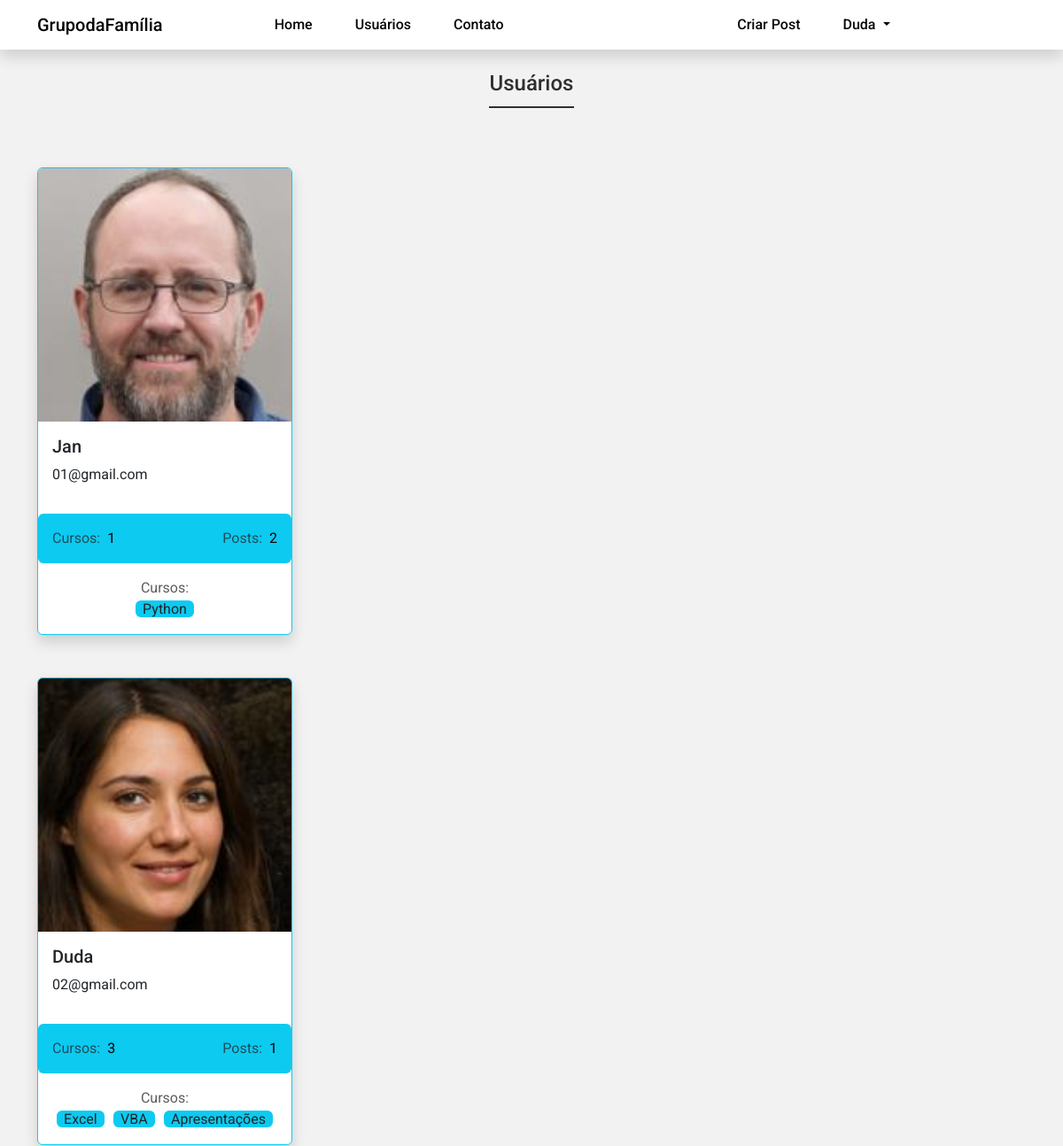
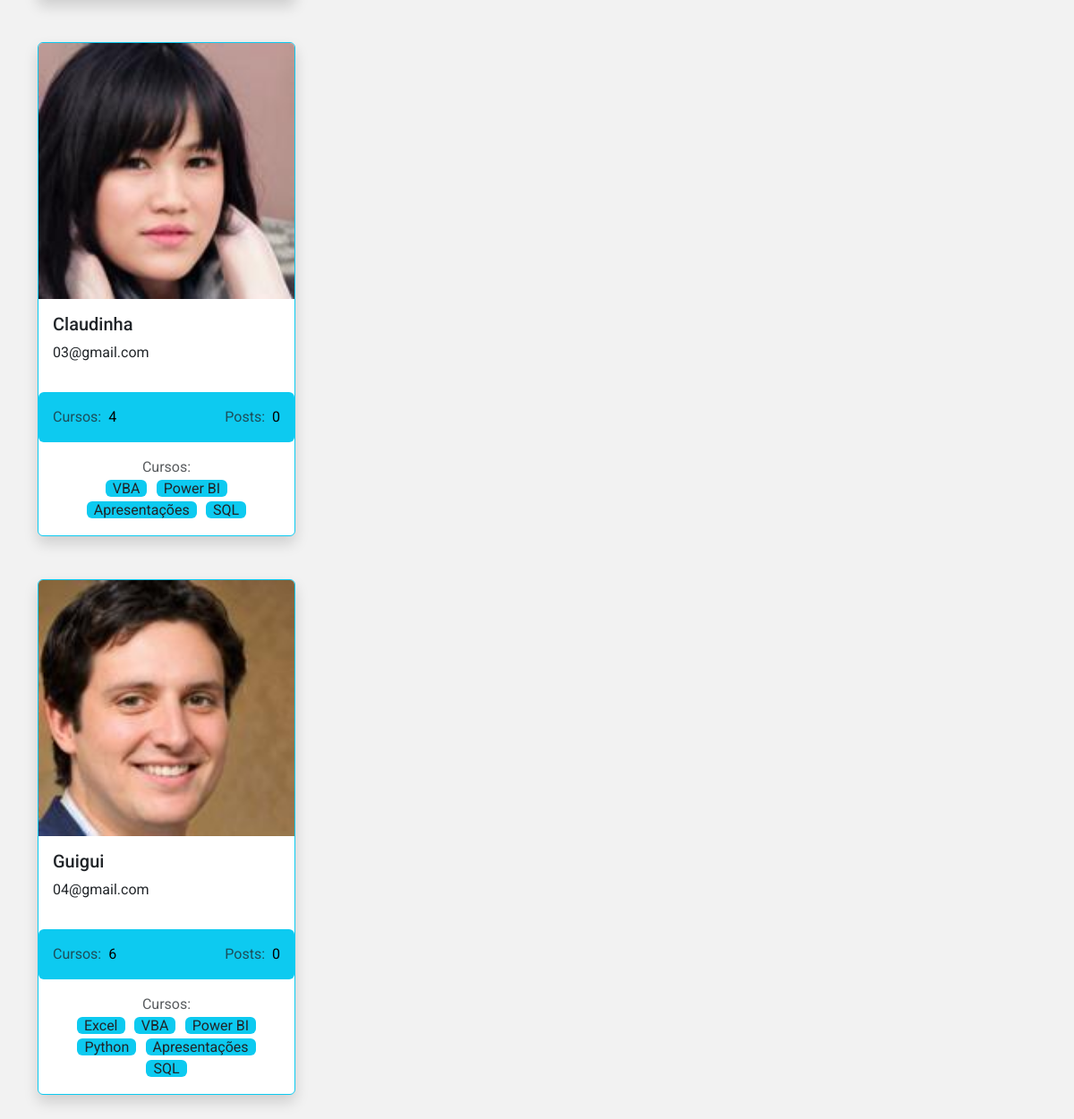
The app's page /usuarios (signed in) with its own data (2 pictures, top to bottom).
### dafamilia/models.py (models this page shows)
class Usuario(database.Model, UserMixin):
    id = database.Column(database.Integer, primary_key=True)
    username = database.Column(database.String, nullable=False)
    email = database.Column(database.String, nullable=False, unique=True)
    senha = database.Column(database.String, nullable=False)
    foto_perfil = database.Column(database.String, default='default.jpg')
    posts = database.relationship('Post', backref='autor', lazy=True)
    cursos = database.Column(database.String, nullable=False, default='Não Informado')
    def contar_posts(self):
        return len(self.posts)

### dafamilia/routes.py (the view)
@app.route('/usuarios')
@login_required
def usuarios():
    lista_usuarios = Usuario.query.all()
    return render_template('usuarios.html', lista_usuarios=lista_usuarios)

### dafamilia/models.py (called while the page is built)
@login_manager.user_loader
def load_usuario(id_usuario):
    return Usuario.query.get(int(id_usuario))

### dafamilia/templates/usuarios.html (shortened to what this page needs)
{% extends 'base.html' %}
{% block body %}
    <div class="container">
        <h1 class="page-h1">Usuários</h1>
        <div class="row" id="usuarios">
            {% for usuario in lista_usuarios %}
                <div class="col-12 col-md-3 mb-3">
                    <div class="card border border-info shadow mt-5" style="width: 18rem;">
                        <img src="{{ url_for('static', filename='fotos_perfil/{}'.format(usuario.foto_perfil)) }}" class="card-img-top" alt="Foto do Usuário {{usuario.username}}">
                        <div class="card-body">
                            <h5 class="card-title">{{usuario.username}}</h5>
                            <address class="text-start">{{usuario.email}}</address>
                        </div>
                        <div class="card-stats bg-info p-3 rounded">
                        <div class="row g-0">
                            <div class="col-6 text-start">
                                <span class="text-muted ">Cursos:</span>
                                {% if 'Não Informado' in usuario.cursos or current_user.cursos == '' %}
                                    <span class="text-black ms-1">0</span>
                                {% else %}
                                    <span class="text-black ms-1">{{ usuario.cursos.count(';') + 1 }}</span>
                                {% endif %}
                            </div>
                            <div class="col-6 text-end">
                                <span class="text-muted ">Posts:</span>
                                <span class="text-black ms-1 ">{{ usuario.contar_posts() }}</span>
                            </div>
                        </div>
                        </div>
                        <div class="card-body card-courses text-center">
                        <span class="text-muted">Cursos:</span>
                        <div class="cursos">
                            {% for curso in usuario.cursos.split(';') %}
                            <span class="bg-info mt-2 px-2 text-gray text-light-dark rounded">{{ curso }}</span>
                            {% endfor %}
                        </div>
                    </div>
                </div>
            {% endfor %}
        </div>
    </div>
{% endblock %}

### dafamilia/templates/navbar.html (shortened to what this page needs)
   <nav class="navbar navbar-expand-lg fixed-top bg-primary-color shadow" id="navbar">
        <div class="container">
			<a class="navbar-brand primary-color" href="{{ url_for('home') }}">GrupodaFamília</a>
            <div class="collapse navbar-collapse" id="navbar-items">
                <ul class="navbar-nav me-auto mb-2 mb-lg-0">
                    <li class="nav-item">
						<a class="nav-link primary-color" href="{{ url_for('home') }}">Home</a>
					</li>
                    <li class="nav-item">
						<a class="nav-link primary-color" href="{{ url_for('usuarios') }}">Usuários</a>
					</li>
                    <li class="nav-item">
						<a class="nav-link primary-color" href="{{ url_for('contato') }}">Contato</a>
					</li>
				</ul>
				<ul class="navbar-nav d-flex">
					{% if current_user.is_authenticated %}
						<li class="nav-item">
							<a class="nav-link primary-color login" href="{{ url_for('criar_post') }}">Criar Post</a>
						</li>
						<li class="nav-item dropdown">
							<a class="nav-link  primary-color dropdown-toggle" href="#" id="navbarDropdownMenuLink" role="button" data-bs-toggle="dropdown" aria-expanded="false">
								{{ current_user.username}}
							</a>
						</li>
					{% endif %}
				</ul>
            </div>
        </div>
    </nav>

### dafamilia/static/main.css (style rules this page uses)
* { font-family: 'Roboto', sans-serif; }
body { background-color: #f2f2f2; }
.bg-primary-color { background-color: #fff; }
.primary-color { color: #050505; }
.page-h1 { display: flex; justify-content: center; margin: 5rem 0 2rem; color: #2f2f2f; font-size: 1.5rem; font-weight: 500; position:relative; }
.page-h1::after { width: 6rem; border-bottom: 2px solid #2f2f2f; content: ''; position: absolute; top: 2.5rem; }
#navbar { box-shadow: 2px 2px 2px 1px rgba(0, 0, 0, 0.1); font-weight: 500; font-size: 1rem; margin-bottom: 3rem; }
.navbar-brand { display: flex; }
#navbar-items .navbar-nav { display: flex; justify-content: center; width: 100%; }
#navbar-items .nav-item { margin: 0 1em; }
.cursos span { margin: 0 0.2rem; }

### records on screen
Usuario: username "Duda", foto_perfil (picture), email "02@gmail.com", cursos "3", contar_posts "1", curso "Excel" "VBA" "Apresentações"
Usuario: foto_perfil (picture), username "Jan", email "01@gmail.com", cursos "1", contar_posts "2", cursos "Python"
Usuario: foto_perfil (picture), username "Claudinha", email "03@gmail.com", cursos "4", contar_posts "0", curso "VBA" "Power BI" "Apresentações" "SQL"
Usuario: foto_perfil (picture), username "Guigui", email "04@gmail.com", cursos "6", contar_posts "0", curso "Excel" "VBA" "Power BI" "Python" "Apresentações" "SQL"
